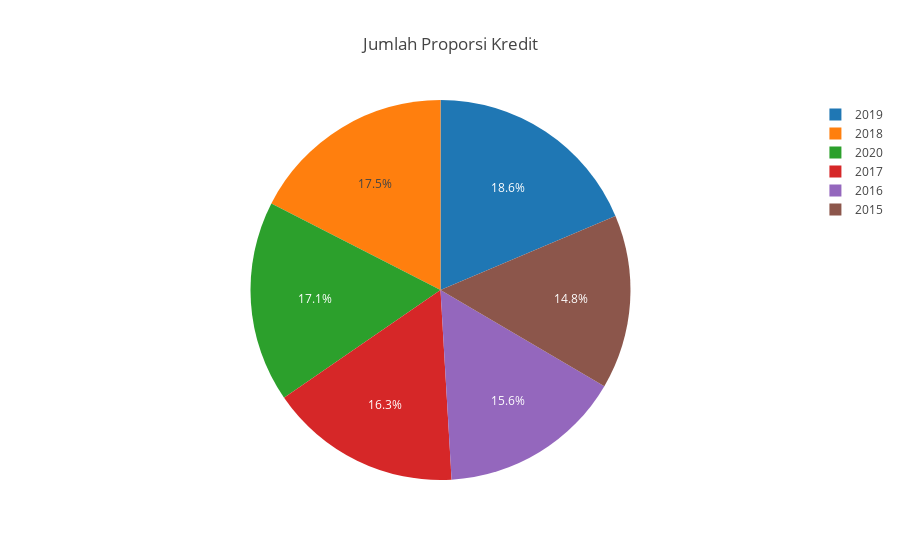

Source (notebook cell):
### Markdown cell above
# **Data Visualization**

### Code cell
fig = px.pie(
    data,
    values=data['jumlah_proporsi'],
    names=data['tahun'],
    title='Jumlah Proporsi Kredit',
    template='gridon'
)

fig.show()

### Figure 1 — Plotly figure (JSON) as saved in the notebook; plotly's stock layout.template omitted (floating-point values rounded to 4 significant figures)
{"data": [{"domain": {"x": [0, 1], "y": [0, 1]}, "hovertemplate": "tahun=%{label}<br>jumlah_proporsi=%{value}<extra></extra>", "labels": [2015, 2016, 2017, 2018, 2019, 2020], "legendgroup": "", "name": "", "showlegend": true, "type": "pie", "values": [16.8, 17.7, 18.5, 19.8, 21.1, 19.41]}], "layout": {"autosize": true, "legend": {"tracegroupgap": 0}, "title": {"text": "Jumlah Proporsi Kredit"}}}
